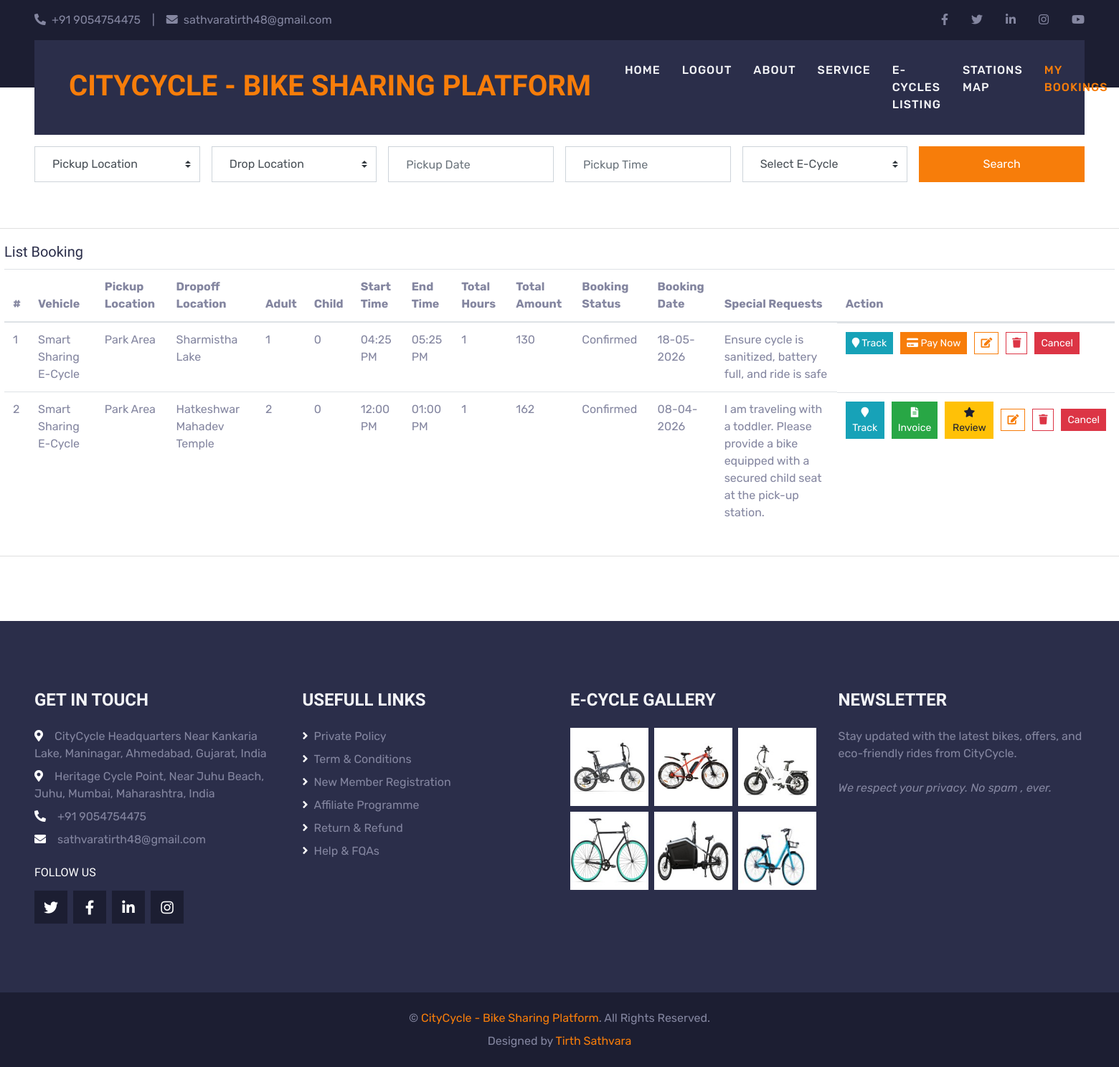
Page /user/bookings/ (signed in) on the earlier database version.
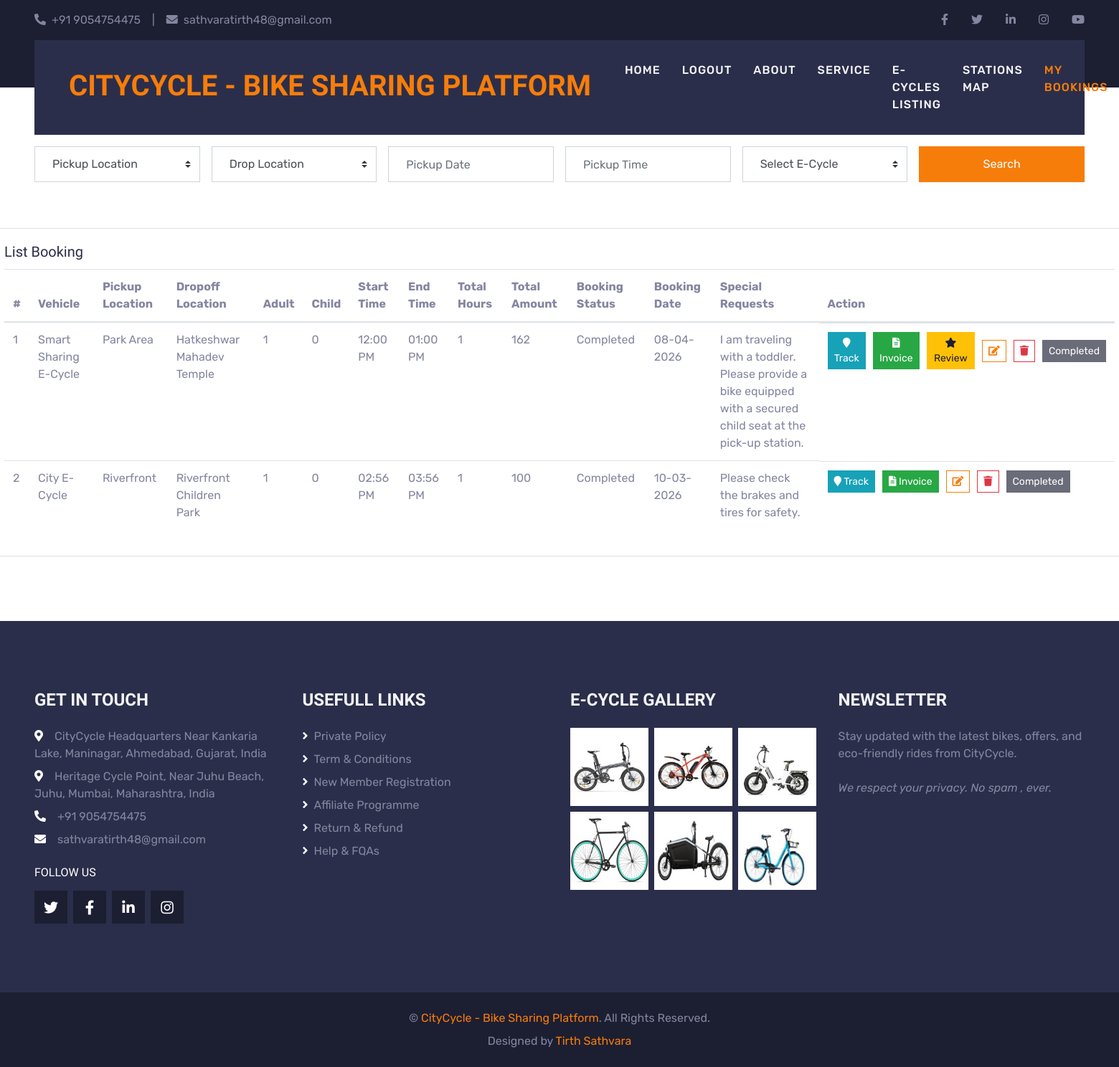
Same page on the later database version.
### app_modules/userapp/models.py (models this page shows, shortened)
class Booking(models.Model):
    user = models.ForeignKey(settings.AUTH_USER_MODEL, on_delete=models.CASCADE)
    BOOKING_STATUS_CHOICES = [
        ('Pending',   'Pending'),
        ('Confirmed', 'Confirmed'),
        ('Ongoing',   'Ongoing'),
        ('Completed', 'Completed'),
        ('Cancelled', 'Cancelled'),
    ]
    CANCEL_REASON_CHOICES = [
        ('change_of_plans',     'Change of Plans'),
        ('wrong_booking',       'Booked by Mistake'),
        ('driver_not_assigned', 'Driver Not Assigned'),
        ('long_wait',           'Wait Time Too Long'),
        ('emergency',           'Personal Emergency'),
        ('other',               'Other'),
    ]
    REFUND_STATUS_CHOICES = [
        ('None',      'None'),
        ('Pending',   'Pending'),
        ('Processed', 'Processed'),
    ]
    vehicle          = models.ForeignKey('adminapp.Vehicle', on_delete=models.CASCADE)
    pickup_location  = models.CharField(max_length=255)
    dropoff_location = models.CharField(max_length=255)
    adult            = models.IntegerField()
    child            = models.IntegerField()
    start_time       = models.TimeField()
    end_time         = models.TimeField()
    total_hours      = models.IntegerField()
    total_amount     = models.IntegerField()
    booking_status   = models.CharField(max_length=255, choices=BOOKING_STATUS_CHOICES, default='Pending')
    booking_date     = models.DateField()
    special_requests = models.TextField(blank=True, null=True)
    payment_status   = models.CharField(
        max_length=20,
        choices=[('Unpaid', 'Unpaid'), ('Paid', 'Paid')],
        default='Unpaid'
    )
    confirmed_at = models.DateTimeField(null=True, blank=True)
    def auto_update_status(self):
        if self.booking_status in ['Cancelled', 'Completed']:
            return False  # Kuch mat karo
        if not self.confirmed_at:
            return False  # Confirmed time nahi hai
    cancel_reason       = models.CharField(max_length=50,  choices=CANCEL_REASON_CHOICES, blank=True, null=True)
    cancel_reason_other = models.TextField(blank=True, null=True)
    cancelled_at        = models.DateTimeField(blank=True, null=True)
    refund_amount       = models.IntegerField(default=0)
    refund_status       = models.CharField(max_length=20,  choices=REFUND_STATUS_CHOICES, default='None')
    @property
    def has_feedback(self):
        return hasattr(self, 'feedback')

### app_modules/adminapp/models.py (models this page shows, shortened)
class Vehicle(models.Model):
    vehicle_name = models.CharField(max_length=255)
    vehicle_type = models.ForeignKey(Vehicle_type, on_delete=models.CASCADE)
    category = models.ForeignKey(Category, on_delete=models.CASCADE)
    city = models.ForeignKey(City, on_delete=models.CASCADE)
    price_per_hour =models.IntegerField()
    description = models.TextField()
    is_available = models.CharField(max_length=255)
    created_at = models.DateField()
    vehicle_img = models.ImageField(upload_to='vehicle_image/',null=True,blank=True)

### app_modules/userapp/views.py (the view)
# urls.py: path('user/bookings/', views.list_Booking_user, name='list_Booking_user'),
@login_required
def list_Booking_user(request):
    bookings = models.Booking.objects.filter(
        user=request.user
    ).order_by('-booking_date')
    for booking in bookings:
        booking.auto_update_status()
    booking = models.Booking.objects.filter(
        user=request.user
    ).order_by('-booking_date')
    return render(request, 'userapp/list_Booking_user.html', {'booking': booking})

### templates/userapp/list_Booking_user.html (shortened to what this page needs)
{% extends 'userapp/master.html' %}
{% load static %}
{% block content %}
<div class="nxl-content">
    <section class="section mt-5 mx-auto">
        <div class="row">
            <div class="col-lg-14 mx-auto">
                <div class="card">
                    <div class="card-body">
                        <h5 class="card-title">List Booking</h5>
                        <table class="table">
                            <thead>
                                <tr>
                                    <th>#</th>
                                    <th>Vehicle</th>
                                    <th>Pickup Location</th>
                                    <th>Dropoff Location</th>
                                    <th>Adult</th>
                                    <th>Child</th>
                                    <th>Start Time</th>
                                    <th>End Time</th>
                                    <th>Total Hours</th>
                                    <th>Total Amount</th>
                                    <th>Booking Status</th>
                                    <th>Booking Date</th>
                                    <th>Special Requests</th>
                                    <th>Action</th>
                                </tr>
                            </thead>
                            <tbody>
                                {% for i in booking %}
                                <tr>
                                    <td>{{ forloop.counter }}</td>
                                    <td>{{ i.vehicle.vehicle_name }}</td>
                                    <td>{{ i.pickup_location }}</td>
                                    <td>{{ i.dropoff_location }}</td>
                                    <td>{{ i.adult }}</td>
                                    <td>{{ i.child }}</td>
                                    <td>{{ i.start_time|time:"h:i A" }}</td>
                                    <td>{{ i.end_time|time:"h:i A" }}</td>
                                    <td>{{ i.total_hours }}</td>
                                    <td>{{ i.total_amount }}</td>
                                    <td>{{ i.booking_status }}</td>
                                    <td>{{ i.booking_date|date:"d-m-Y" }}</td>
                                    <td>{{ i.special_requests }}</td>
                                    <td class="d-flex gap-3 align-items-center" style="gap: 10px;">
                                        <a href="{% url 'tracking_page' i.id %}">
                                            <button class="btn btn-sm btn-info text-white">
                                                <i class="fa fa-map-marker"></i> Track
                                            </button>
                                        </a>
                                        {% if i.payment_status == 'Paid' %}
                                        <a href="{% url 'booking_invoice' i.id %}">
                                            <button class="btn btn-sm btn-success">
                                                <i class="fa fa-file-text"></i> Invoice
                                            </button>
                                        </a>
                                        {% if not i.has_feedback %}
                                        <a href="{% url 'submit_feedback' i.id %}">
                                            <button class="btn btn-sm btn-warning text-dark">
                                                <i class="fa fa-star"></i> Review
                                            </button>
                                        </a>
                                        {% endif %}
                                        {% elif i.booking_status == 'Confirmed' %}
                                        <a href="{% url 'pay_booking' i.id %}">
                                            <button class="btn btn-sm btn-primary">
                                                <i class="fa fa-credit-card"></i> Pay Now
                                            </button>
                                        </a>
                                        {% endif %}
                                        <a href="{% url 'update_Booking' i.id %}?next={% url 'list_Booking_user' %}">
                                            <button type="button" class="btn btn-sm btn-outline-primary">
                                                <i class="fa fa-edit"></i>
                                            </button>
                                        </a>
                                        <a href="{% url 'delete_booking' i.id %}"
                                            onclick="return confirm('Are you sure you want to delete this Booking?')">
                                            <button type="button" class="btn btn-sm btn-outline-danger">
                                                <i class="fa fa-trash"></i>
                                            </button>
                                        </a>
                                        {% if i.booking_status == 'Pending' or i.booking_status == 'Confirmed' %}
                                        <a href="{% url 'cancel_booking' i.id %}">
                                            <button class="btn btn-sm btn-danger">
                                                 Cancel
                                            </button>
                                        </a>
                                        {% elif i.booking_status != 'Confirmed' %}
                                        <button class="btn btn-sm btn-dark" disabled>
                                            {{ i.booking_status }}
                                        </button>
                                        {% endif %}
                                    </td>
                                </tr>
                                {% endfor %}
                            </tbody>
                        </table>
                    </div>
                </div>
            </div>
        </div>
    </section>
</div>
{% endblock %}

Differences in the rows shown:
no longer on this page (row edited): Booking: vehicle.vehicle_name "Smart Sharing E-Cycle", pickup_location "Park Area", dropoff_location "Sharmistha Lake", adult "1", child "0", start_time "04:25 PM", end_time "05:25 PM", total_hours "1", total_amount "130", booking_status "Confirmed", booking_date "18-05-2026", special_requests "Ensure cycle is sanitized, battery full, and ride is safe", payment_status "Unpaid" (drawn), shows "Cancel"
changed Booking "Park Area": adult "2" → "1"; booking_status "Confirmed" → "Completed"; booking_status (not shown) → "Completed"; no longer shows "Cancel"
now on this page (row edited): Booking: vehicle.vehicle_name "City E-Cycle", pickup_location "Riverfront", dropoff_location "Riverfront Children Park", adult "1", child "0", start_time "02:56 PM", end_time "03:56 PM", total_hours "1", total_amount "100", booking_status "Completed", booking_date "10-03-2026", special_requests "Please check the brakes and tires for safety.", payment_status "Paid" (drawn)
